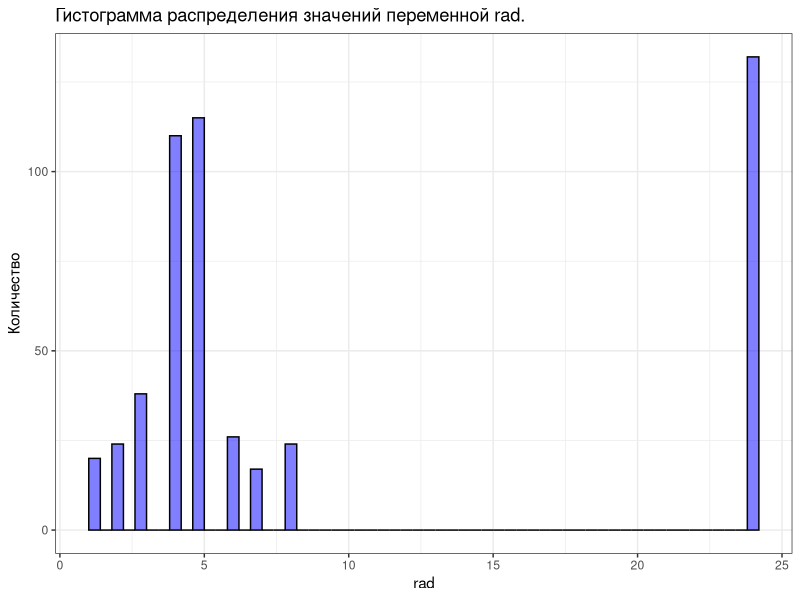
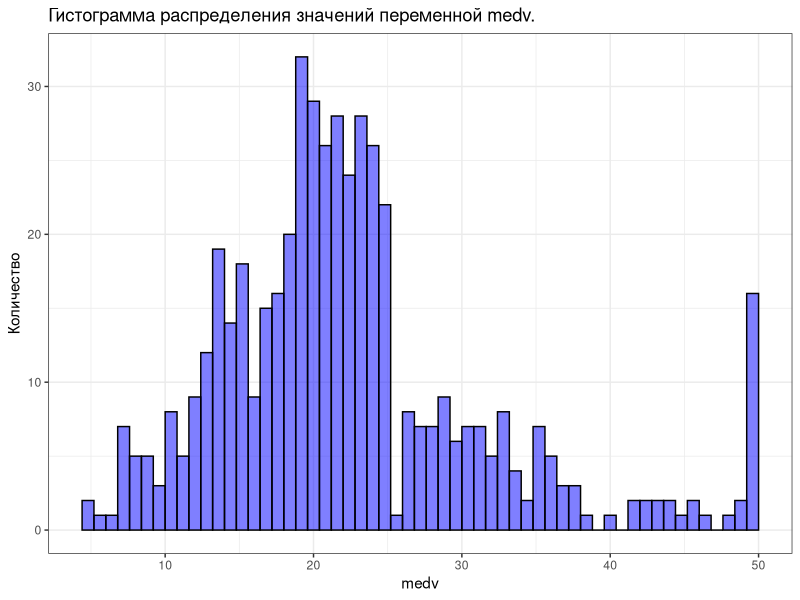
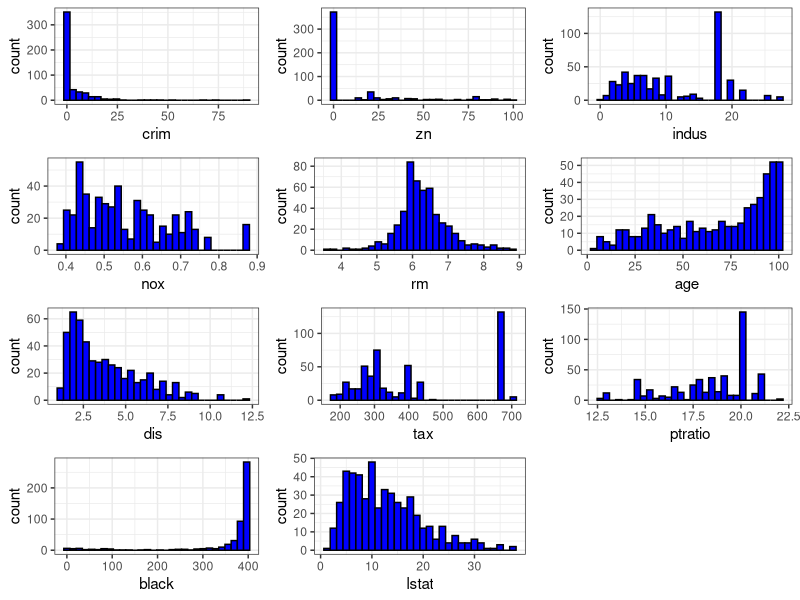
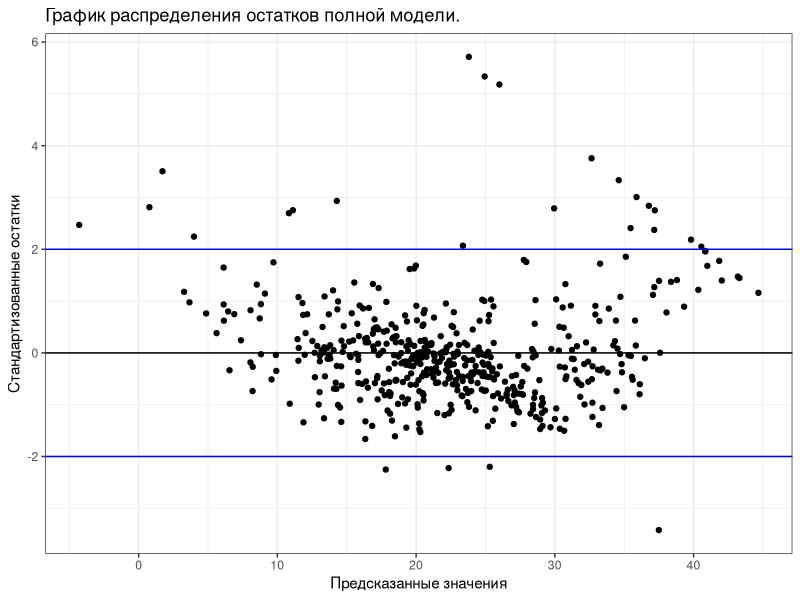
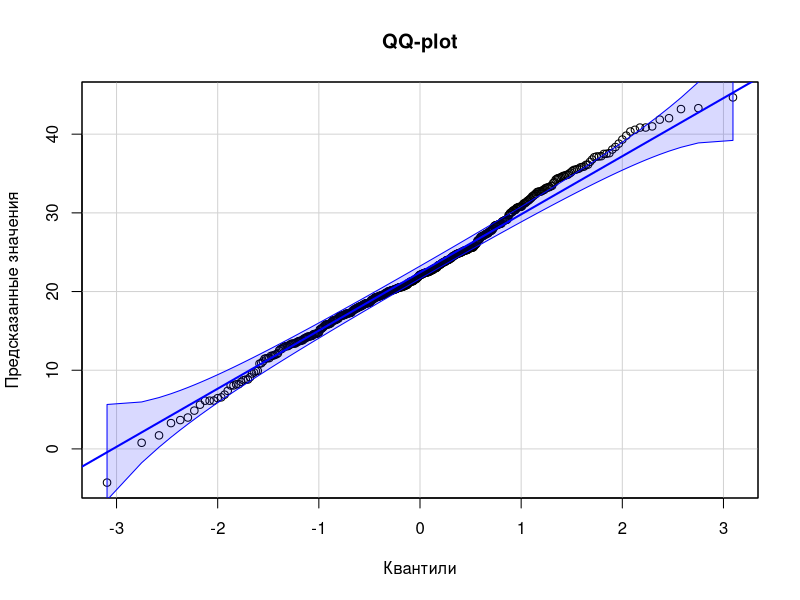
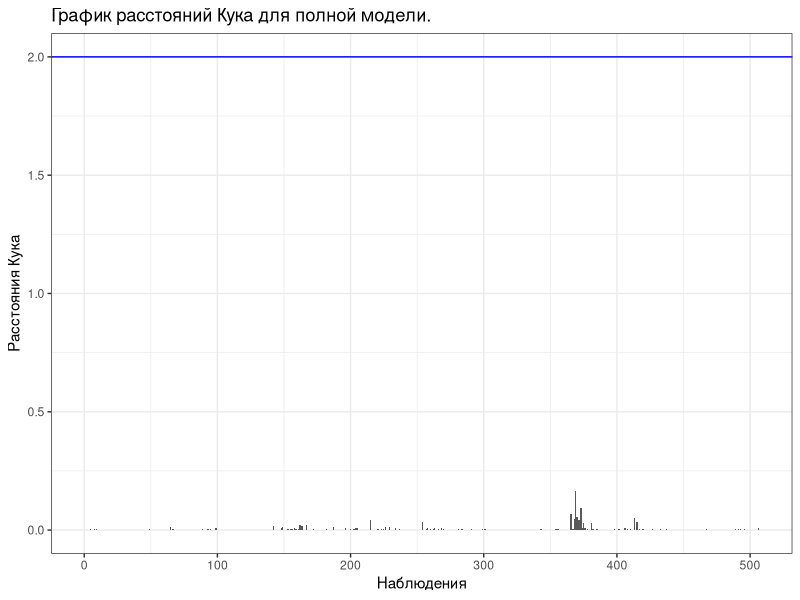
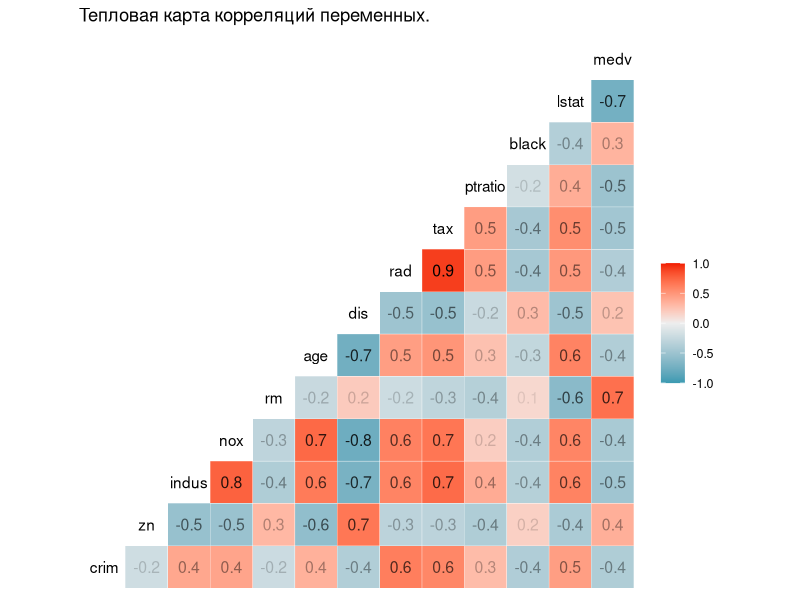
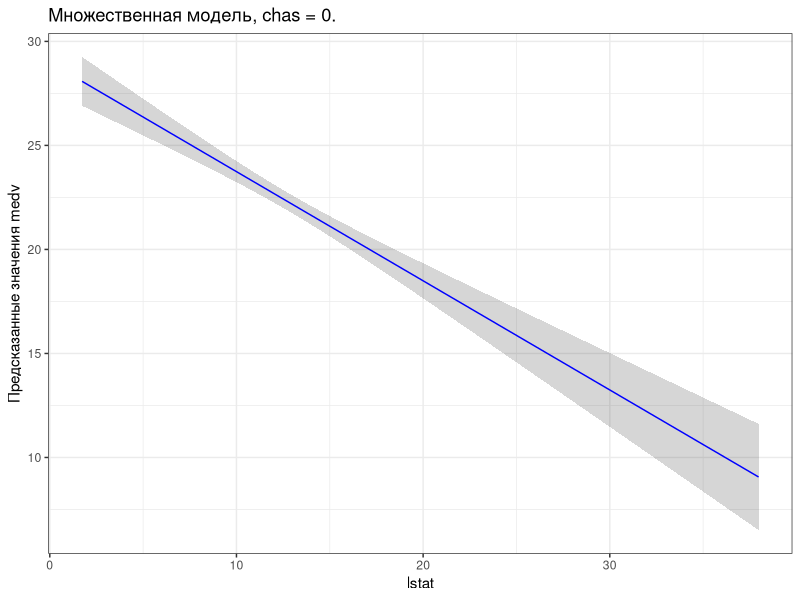

Recreate these plots in R, in order.
## ---- chunk 1
knitr::opts_chunk$set(echo = TRUE)
## ---- chunk 2
library("MASS")
library("ggplot2")
library("dplyr")
library("GGally")
library("car")
library("ggpubr")
## ---- chunk 3
data <- Boston
summary(data)
str(data)
## ---- chunk 4
ggplot(data, aes(rad))+
  geom_histogram(binwidth = 0.4, alpha = 0.5, col = 'black', fill = 'blue')+
  theme_bw()+
  labs(title = 'Гистограмма распределения значений переменной rad.', y = "Количество")
data$rad_nom <- ifelse(data$rad > 10, 'H', 'L') # где H - high, L - low
data$rad_nom <- as.factor(data$rad_nom)
data$chas <- as.factor(data$chas)
## ---- chunk 5
medv <- ggplot(data, aes(medv))+
  geom_histogram(binwidth = 0.8, alpha = 0.5, col = 'black', fill = 'blue')+
  theme_bw()+
  labs(title = 'Гистограмма распределения значений переменной medv.', y = "Количество")
medv
## ---- chunk 6
crim_v <- ggplot(data, aes(x = crim))+
  geom_histogram(col = 'black', fill = 'blue')+
  theme_bw()
zn_v <- ggplot(data, aes(x = zn))+
  geom_histogram(col = 'black', fill = 'blue')+
  theme_bw()
indus_v <- ggplot(data, aes(x = indus))+
  geom_histogram(col = 'black', fill = 'blue')+
  theme_bw()
nox_v <- ggplot(data, aes(x = nox))+
  geom_histogram(col = 'black', fill = 'blue')+
  theme_bw()
rm_v <- ggplot(data, aes(x = rm))+
  geom_histogram(col = 'black', fill = 'blue')+
  theme_bw()
age_v <- ggplot(data, aes(x = age))+
  geom_histogram(col = 'black', fill = 'blue')+
  theme_bw()
dis_v <- ggplot(data, aes(x = dis))+
  geom_histogram(col = 'black', fill = 'blue')+
  theme_bw()
tax_v <- ggplot(data, aes(x = tax))+
  geom_histogram(col = 'black', fill = 'blue')+
  theme_bw()
ptratio_v <- ggplot(data, aes(x = ptratio))+
  geom_histogram(col = 'black', fill = 'blue')+
  theme_bw()
black_v <- ggplot(data, aes(x = black))+
  geom_histogram(col = 'black', fill = 'blue')+
  theme_bw()
lstat_v <- ggplot(data, aes(x = lstat))+
  geom_histogram(col = 'black', fill = 'blue')+
  theme_bw()
arr <- ggarrange(crim_v, zn_v, indus_v, nox_v, rm_v, age_v, dis_v, tax_v, ptratio_v, black_v, lstat_v,ncol = 3, nrow = 4)
arr
## ---- chunk 7
data_std <- data %>% select(c(1:8, 10:15)) %>% mutate_at(c(1:3, 5:13), funs(scale))
## ---- chunk 8
full_mod_std <- lm(medv ~ ., data_std)
summary(full_mod_std)
## ---- chunk 9
data_std_new <- data %>% select(c(1:14)) %>% mutate_at(c(1:3, 5:8, 10:14), funs(scale))
full_mod_std_new <- lm(medv ~ ., data_std_new)
summary(full_mod_std_new)
## ---- chunk 10
data <- data %>% select(c(1:14))
full_mod <- lm(medv ~ ., data)
summary(full_mod)
## ---- chunk 11
mod_diag <- fortify(full_mod)
## ---- chunk 12
gg_resid <- ggplot(data = mod_diag, aes(x = .fitted, y = .stdresid)) + 
  geom_point() + 
  geom_hline(yintercept = 0)+
  geom_hline(yintercept = 2, color = "blue") +
  geom_hline(yintercept = -2, color = "blue")+
  theme_bw()+
  labs(title = 'График распределения остатков полной модели.', y = "Стандартизованные остатки", x = "Предсказанные значения")
gg_resid
## ---- chunk 13
qq_full_mod <- qqPlot(mod_diag$.fitted, ylab="Предсказанные значения", xlab="Квантили", id=FALSE, main = "QQ-plot")
## ---- chunk 14
gg_cook <- ggplot(mod_diag, aes(x = 1:nrow(mod_diag), y = .cooksd)) + 
  geom_bar(stat = "identity") + 
  geom_hline(yintercept = 2, color = "blue")+
  theme_bw()+
  labs(title = 'График расстояний Кука для полной модели.', y = "Расстояния Кука", x = "Наблюдения")
gg_cook

## ---- chunk 15
heatmap <- ggcorr(data, label=TRUE, label_alpha = TRUE)+
  labs(title = 'Тепловая карта корреляций переменных.')
heatmap
## ---- chunk 16
vif(full_mod)
## ---- chunk 17
new_data <- data.frame(
  lstat = seq(min(data$lstat), max(data$lstat), length.out = 100),
  crim = mean(data$crim),
  zn = mean(data$zn),
  indus = mean(data$indus),
  chas = '0',
  nox = mean(data$nox),
  rm = mean(data$rm),
  age = mean(data$age),
  dis = mean(data$dis),
  rad = mean(data$rad),
  tax = mean(data$tax),
  ptratio = mean(data$ptratio),
  black = mean(data$black))

predictions <- predict(full_mod, newdata = new_data,  interval = 'confidence')

new_data <- data.frame(new_data, predictions)

predict_plot <- ggplot(new_data, aes(x = lstat, y = fit)) +
  geom_ribbon(alpha = 0.2, aes(ymin = lwr, ymax = upr)) +
  geom_line(color = "blue")+ 
  labs(title = 'Множественная модель, chas = 0.', y = "Предсказанные значения medv")+
  theme_bw()

predict_plot 

## ---- chunk 18
new_data_1 <- data.frame(
  lstat = seq(min(data$lstat), max(data$lstat), length.out = 100),
  crim = mean(data$crim),
  zn = mean(data$zn),
  indus = mean(data$indus),
  chas = '1',
  nox = mean(data$nox),
  rm = mean(data$rm),
  age = mean(data$age),
  dis = mean(data$dis),
  rad = mean(data$rad),
  tax = mean(data$tax),
  ptratio = mean(data$ptratio),
  black = mean(data$black))

predictions_1 <- predict(full_mod, newdata = new_data_1,  interval = 'confidence')

new_data_1 <- data.frame(new_data_1, predictions_1)

predict_plot_1 <- ggplot(new_data_1, aes(x = lstat, y = fit)) +
  geom_ribbon(alpha = 0.2, aes(ymin = lwr, ymax = upr)) +
  geom_line(color = "blue")+ 
  labs(title = 'Множественная модель, chas = 1.', y = "Предсказанные значения medv")+
  theme_bw()

predict_plot_1 

